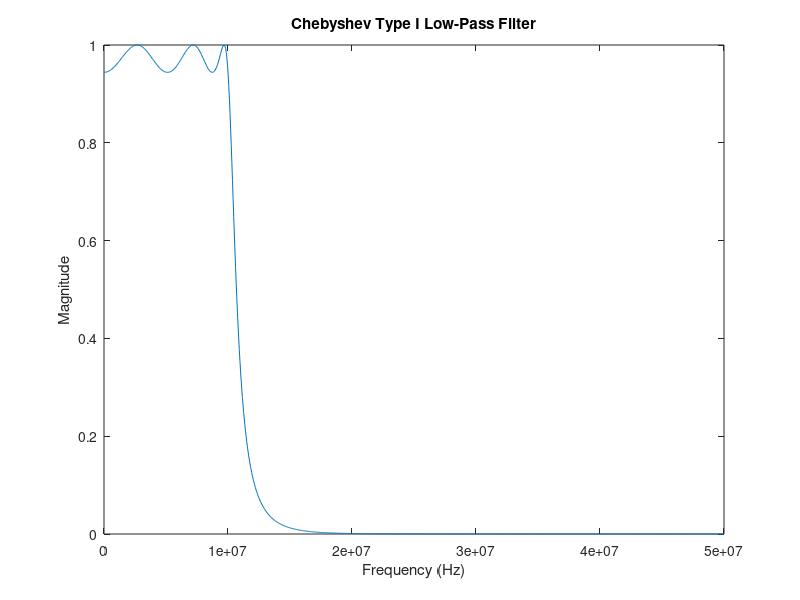
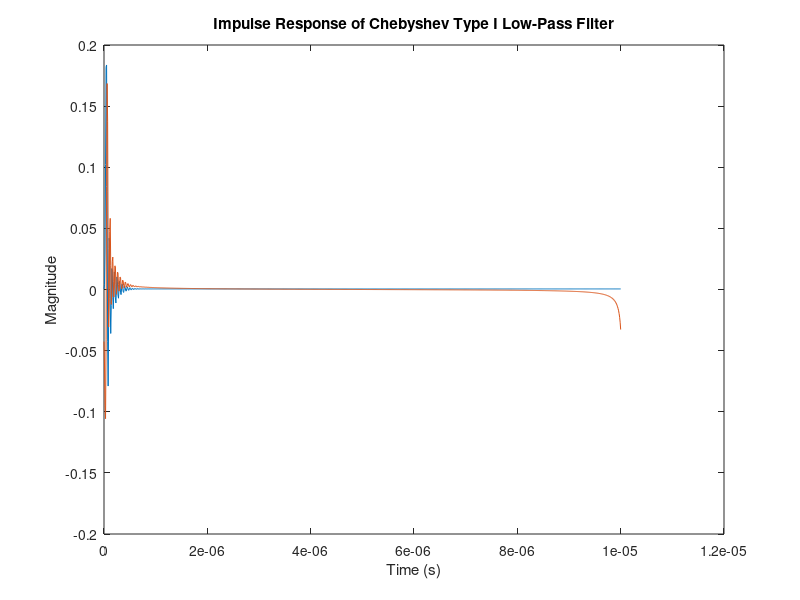

MATLAB code for these plots, in order:
%% Sptial Systnesis

% input filter

% Define parameters
fs = 1e8;                % Sampling frequency (Hz)
fc = 1e7;                % Cutoff frequency (Hz)
ripple = 0.5;            % Passband ripple (dB)
filter_order = 6;        % Filter order

% Design Chebyshev type I low-pass filter
[b, a] = cheby1(filter_order, ripple, fc / (fs/2));

% Compute frequency response of the filter
freq = linspace(0, fs/2, 1000);
Gamma0 = freqz(b, a, freq, fs);

% Plot the filter frequency response
figure;
plot(freq, abs(Gamma0));
title('Chebyshev Type I Low-Pass Filter');
xlabel('Frequency (Hz)');
ylabel('Magnitude');

% Compute impulse response of the filter
phi = ifft(Gamma0);

% Plot the impulse response
t = linspace(0, length(phi)/fs, length(phi));
figure;
plot(t, real(phi));
hold on;
plot(t, imag(phi));
title('Impulse Response of Chebyshev Type I Low-Pass Filter');
xlabel('Time (s)');
ylabel('Magnitude');


%% Temporal Synthesis



%%
function plot_resp_logy(x, y, name) % plot functions with dB in y
    subplot(2, 1, 1)
    semilogx(x, 20*log(abs(y))/log(10))
    title(name)
    ylabel("Magnitude (dB)")
    grid("on")
    subplot(2, 1, 2)
    semilogx(x, angle(y))
    ylabel("Phase (rad)")
    xlabel("\omega(rad/s)")
    grid("on")
end

function plot_resp(x, y, name) % plot functions
    subplot(2, 1, 1)
    semilogx(x, abs(y))
    title(name)
    ylabel("Magnitude (dB)")
    grid("on")
    subplot(2, 1, 2)
    semilogx(x, angle(y))
    ylabel("Phase (rad)")
    xlabel("\omega(rad/s)")
    grid("on")
end

function plot_switch_comparison(w, Gamma0, Gamma_on, Gamma_off)
    subplot(3, 1, 1)
    semilogx(w, 20*log(abs(Gamma0))/log(10))
    ylabel("\Gamma(\omega, z=0)")
    grid("on")
    subplot(3, 1, 2)
    semilogx(w, 20*log(abs(Gamma_on))/log(10))
    ylabel("\Gamma_{on}(\omega)")
    grid("on")
    subplot(3, 1, 3)
    semilogx(w, 20*log(abs(Gamma_off))/log(10))
    ylabel("\Gamma_{off}(\omega)")
    grid("on")
    xlabel("\omega(rad/s)")
end
